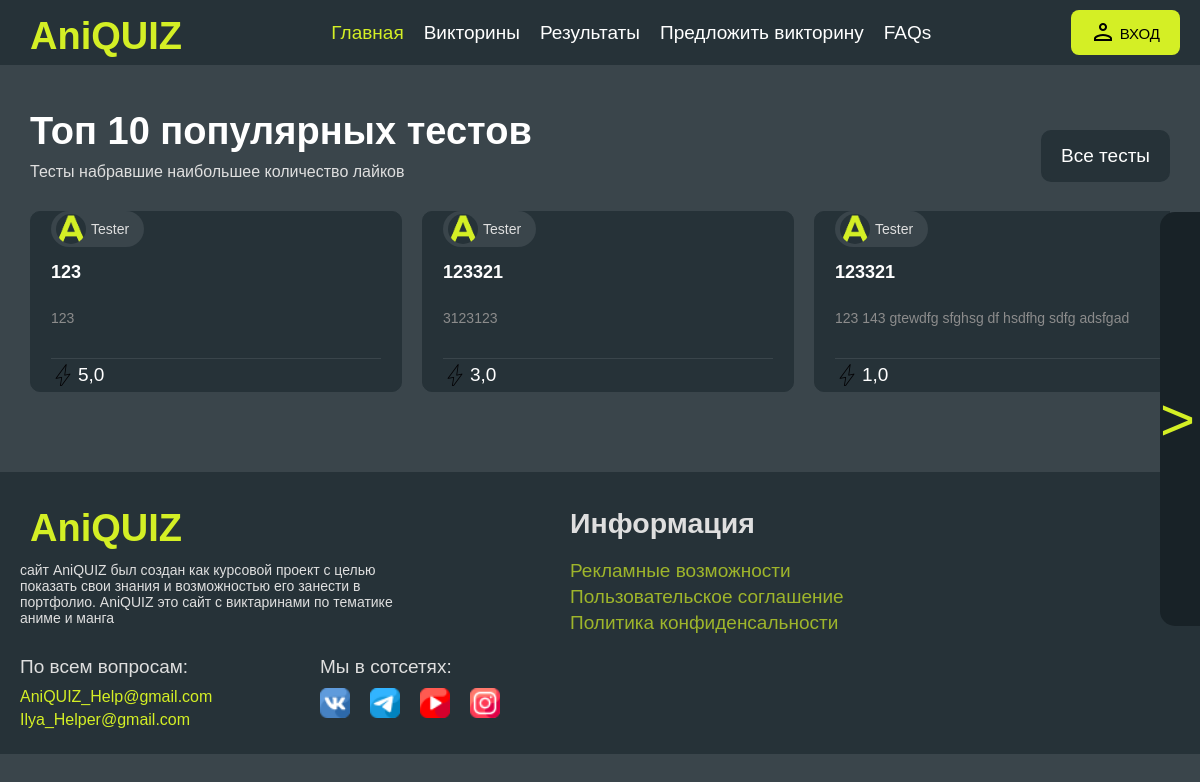
The app's page /, older data.
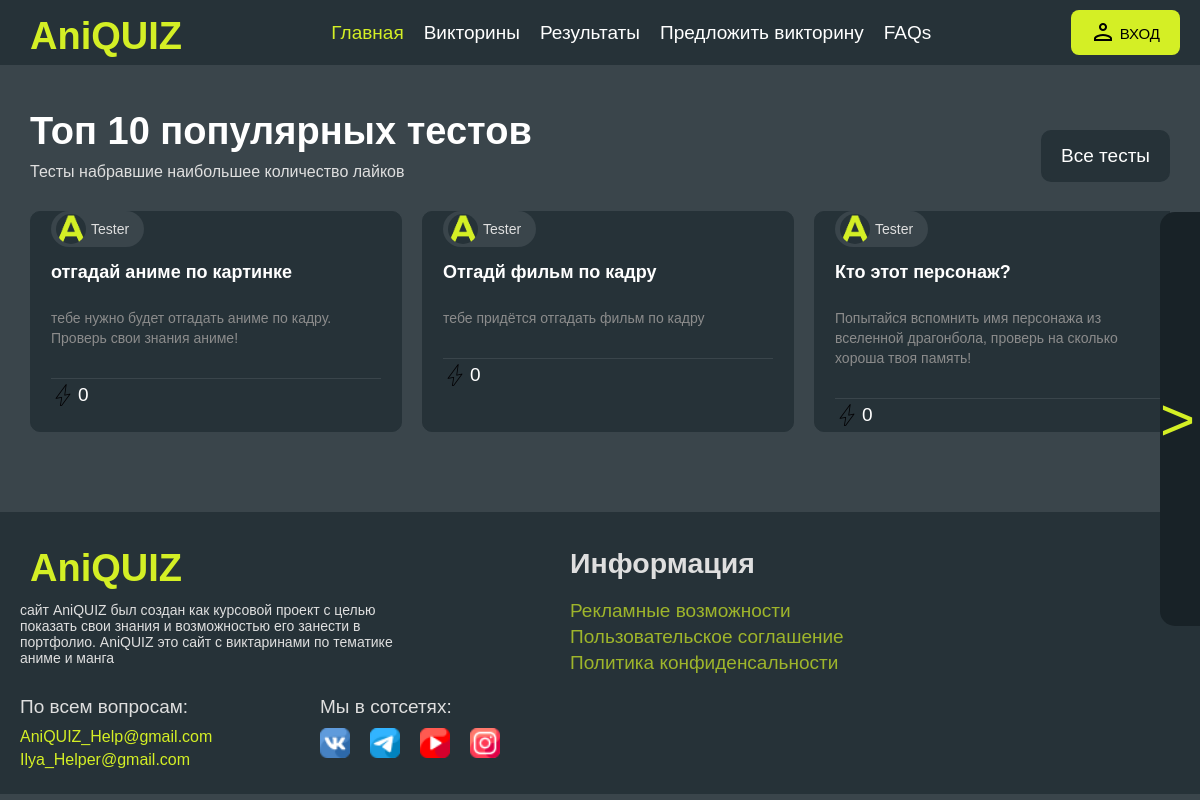
The same page, newer data.
### quizs/models.py (models this page shows, shortened)
class Quiz(models.Model):
    title = models.CharField(max_length=128, null=False, default='none')
    description = models.CharField(max_length=254)
    imageScreensaver = models.ImageField(upload_to="static/img/quizs_img/imageScreensavers", null=True, default='static/img/quizs_img/imageScreensavers/47899679c157cb3b7fb73e2134086efb.jpg')
    category = models.ForeignKey(cateory, on_delete=models.CASCADE, null=True, default=1)
    status = models.BooleanField(default=False)
    rating = models.CharField(max_length=128, default="0 0")
    popular = models.IntegerField(default=0)
    user = models.ForeignKey(settings.AUTH_USER_MODEL, on_delete=models.CASCADE)

### user/models.py (models this page shows)
class CustomUser(AbstractUser):
    icon = models.ImageField(upload_to="static/img/user/icon_user", null=True, blank=True,
                             default="static/img/user/icon_user/Standard_icon.png")

### quizs/views.py (the view)
# urls.py: path('', views.AniquizListView, name='home'),
def AniquizListView(request):
    model = models.Quiz.objects.filter(status=1)
    RatingForSorted = {}
    for rating_pk in model:
        marks = rating_pk.rating.split()
        try:
            RatingForSorted[rating_pk.pk] = (round(int(marks[0]) / int(marks[1]), 2))
        except:
            RatingForSorted[rating_pk.pk] = (0)
    sortRating = sorted(RatingForSorted.items(), key=lambda x:x[1], reverse=True)
    converted_sortRating = dict(sortRating)
    model_sorted = []
    for key in converted_sortRating:
        model_sorted.append(models.Quiz.objects.filter(pk=key))
    rating = []
    for i in model_sorted:
        for Rating in i:
            marks = Rating.rating.split()
            try:
                rating.append(round(int(marks[0]) / int(marks[1]), 2))
            except:
                rating.append(0)
    ModelAndRating = dict(pairs=zip(model_sorted, rating))
    data = {
        "ModelAndRating": ModelAndRating,
    }
    return render(request, "home.html", data)

### templates/home.html (shortened to what this page needs)
{% extends 'base.html' %}
{% block content %}
{% load static %}
    <div class="popular_tests">
        <div class="popular_header">
            <div class="first_block">
                <a href="#"><h1>Топ 10 популярных тестов</h1></a>
                <p>Тесты набравшие наибольшее количество лайков</p>
            </div>
            <div class="second_block">
                <a href="{% url 'quiz_all' %}">Все тесты</a>
            </div>
        </div>
        <div class="popular_container">
            <div class="cards">
                {% for i, result in ModelAndRating.pairs|slice:":10" %}
                    {% for quiz in i %}
                    <div class="card">
                    <div class="block_card_info">
                        <a href="#" class="author">
                            <span class="avatar" style="background: url(/{{quiz.user.icon}}) round;"></span>
                            <p>{{quiz.user}}</p>
                        </a>
                    </div>
                    <h3>
                        <a href="{% url 'quiz' quiz.pk %}">{{quiz.title}}</a>
                    </h3>
                    <p class="discription_card">{{quiz.description}}</p>
                    <div class="info_about_card">
                        <div class="card_rating">
                            <span></span>
                            <div>{{result}}</div>
                        </div>
                    </div>
                </div>
                    {% endfor %}
                {% endfor %}
            </div>
            <div id="nextSlide">&gt;</div>
        </div>
    </div>
{% endblock content %}

Row changes from the older to the newer data that the page shows:
removed Quiz: user.icon (picture), user "Tester", title "123", description "123", result "5,0"
removed Quiz: user.icon (picture), user "Tester", title "123321", description "3123123", result "3,0"
removed Quiz: user.icon (picture), user "Tester", title "123321", description "123 143 gtewdfg sfghsg df hsdfhg sdfg adsfgad", result "1,0"
added Quiz: user.icon (picture), user "Tester", title "отгадай аниме по картинке", description "тебе нужно будет отгадать аниме по кадру. Проверь свои знания аниме!", popular "0"
added Quiz: user.icon (picture), user "Tester", title "Отгадй фильм по кадру", description "тебе придётся отгадать фильм по кадру", popular "0"
added Quiz: user.icon (picture), user "Tester", title "Кто этот персонаж?", description "Попытайся вспомнить имя персонажа из вселенной драгонбола, проверь на сколько хороша твоя память!", popular "0"
